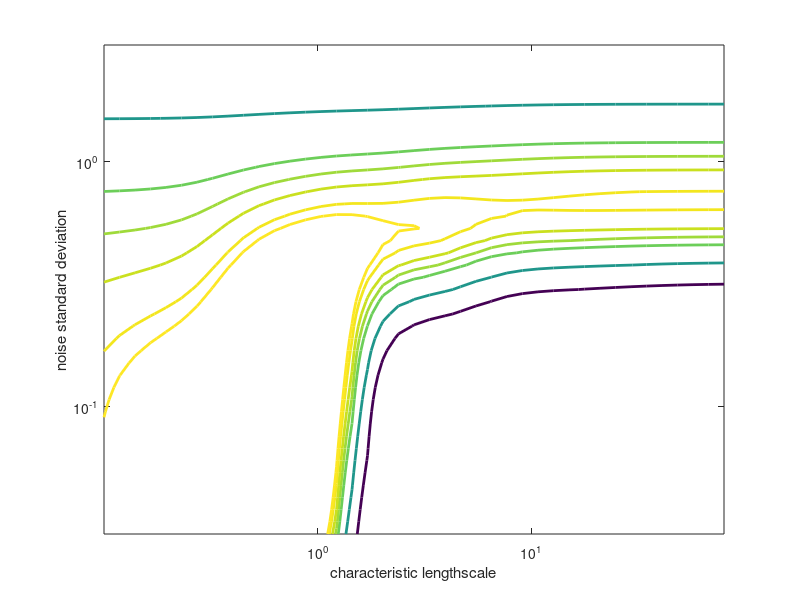

Source code (MATLAB): (Note: this script raises an error after producing the figure.)
function gprDemoMarglik()

% Make figure 5.5 of Rasmussen and Williams book
%PMTKauthor Carl Rasmussen

hhh=figure(1)
clf
set(gca,'FontSize',22)
n = 7;
rand('state',28);
randn('state',28);
xs = 15*(rand(n,1)-0.5);
K = @(p,q) exp(-0.5*(repmat(p',size(q))-repmat(q,size(p'))).^2);
fs = chol(K(xs,xs)+0.01*eye(n))'*randn(n,1);      % Cholesky decomp.
n=41;
[X,Y] = meshgrid(linspace(log(0.1),log(80),n), linspace(log(0.03),log(3),n));
for i=1:n*n
  try,
%   [a b c] = minimize([X(i) -2 Y(i)]','gpS00evidence',-100,xs,fs,[0 1 0]');
%   Z(i) = b(end);
    Z(i)=gpS00evidence([X(i) 0 Y(i)]',xs,fs,[0 1 0]');
  catch
    Z(i) = 100;
  end
end
Z(Z>100)=100;
[cs,hh]=contour(exp(X),exp(Y),-reshape(Z,n,n),-[8.3 8.5 8.9 9.3 9.8 11.5 15])
set(hh,'LineWidth',2)
set(gca,'XScale','log','YScale','log')   
xlabel('characteristic lengthscale')
ylabel('noise standard deviation')
%axis square
[a1 b1 c1]=minimize([log(1) 0 log(0.2)]',@gpS00evidence,-100,xs,fs,[1 0 1]');
[a2 b2 c2]=minimize([log(10) 0 log(0.8)]',@gpS00evidence,-100,xs,fs,[1 0 1]');
hold on
plot(exp(a1(1)),exp(a1(3)),'+','MarkerSize',14,'LineWidth',2)
plot(exp(a2(1)),exp(a2(3)),'+','MarkerSize',14,'LineWidth',2)
set(hhh,'PaperPosition', [0.25 2.5 8 6])
% print -depsc local1.eps

hhh2=figure(2);
clf
set(gca,'FontSize',24)
x = linspace(-7.5,7.5,201)';
[mu S] = gpS00evidence(a1,xs,fs,1,x);
z = 7.47;
xxs = max(min([x; flipdim(x,1)],z),-z);
ys = max(min([mu+2*sqrt(S);flipdim(mu-2*sqrt(S),1)],z/2),-z/2);
fill(xxs,ys,[7 7 7]/8, 'EdgeColor', [7 7 7]/8)
hold on
plot(xs,fs,'+','MarkerSize',14,'LineWidth',2)
plot(x,mu,'-','LineWidth',2)
axis([-7.5 7.5 -2 2.7])
%axis square
xlabel('input, x')
ylabel('output, y')
set(hhh2,'PaperPosition', [0.25 2.5 8 6])
% print -deps local2.eps


hhh3=figure(3);
clf
set(gca,'FontSize',24)
x = linspace(-7.5,7.5,201)';
[mu S] = gpS00evidence(a2,xs,fs,1,x);
z = 7.47;
xxs = max(min([x; flipdim(x,1)],z),-z);
ys = max(min([mu+2*sqrt(S);flipdim(mu-2*sqrt(S),1)],z/2),-z/2);
fill(xxs,ys,[7 7 7]/8, 'EdgeColor', [7 7 7]/8)
hold on
plot(x,mu,'-','LineWidth',2)
plot(xs,fs,'+','MarkerSize',14,'LineWidth',2)
axis([-7.5 7.5 -2 2.7])
%axis square
xlabel('input, x')
ylabel('output, y')
set(hhh3,'PaperPosition', [0.25 2.5 8 6])
% print -deps local3.eps

end

function [out1, out2, out3] = gpS00evidence(X, input, target, mask, test);

% gpS00: Gaussian process regression with "squared negative exponential"
% covariance function and independent Gaussian noise model. Two modes are
% possible: training and prediction: if no test data are given, the function
% returns minus the log likelihood and its partial derivatives with respect to
% the hyperparameters; this mode is used to fit the hyperparameters. If test
% data are given, then (marginal) Gaussian predictions are computed, whose mean
% and (noise free) variance are returned.
%
% usage: [fX dfX] = gpS00(X, input, target)
%    or: [mu S2]  = gpS00(X, input, target, test)
%
% where:
%
%   X      is a (column) vector (of size D+2) of hyperparameters
%   input  is a n by D matrix of training inputs
%   target is a (column) vector (of size n) of targets
%   test   is a nn by D matrix of test inputs
%   fX     is the returned value of minus log likelihood
%   dfX    is a (column) vector (of size D+2) of partial derivatives
%            of minus the log likelihood wrt each of the hyperparameters
%   mu     is a (column) vector (of size nn) of prediced means
%   S2     is a (column) vector (of size nn) of predicted variances
%
% where D is the dimension of the input. The form of the covariance function is
%
% C(x^p,x^q) = v^2 * exp[-(x^p - x^q)'*inv(P)*(x^p - x^q)/2]
%            + u^2 * delta_{p,q}
%
% where the first term is the squared negative exponential and the second term
% with the kronecker delta is the noise contribution. The P matrix is diagonal
% with "Automatic Relevance Determination" (ARD) or "input length scale"
% parameters w_1^2,...,w_D^2; The hyperparameter v is the "signal std dev" and
% u is the "noise std dev". All hyperparameters are collected in the vector X
% as follows:
%
% X = [ log(w_1)
%       log(w_2) 
%        .
%       log(w_D)
%       log(v)
%       log(u) ]
%
% Note: the reason why the log of the parameters are used in X is that this
% often leads to a better conditioned (and unconstrained) optimization problem
% than using the raw hyperparameters themselves.
%
% This function can conveniently be used with the "minimize" function to train
% a Gaussian process:
%
% [X, fX, i] = minimize(X, 'gpS00', length, input, target)
%
% See also: minimize, hybrid
%      
% (C) Copyright 1999 - 2003, Carl Edward Rasmussen (2003-11-03).


[n, D] = size(input);         % number of examples and dimension of input space
input = input ./ repmat(exp(X(1:D))',n,1);

% first, we write out the covariance matrix Q

Q = zeros(n,n);
for d = 1:D
  Q = Q + (repmat(input(:,d),1,n)-repmat(input(:,d)',n,1)).^2;
end
Q = exp(2*X(D+1))*exp(-0.5*Q);

if nargin == 4   % if no test cases, we compute the negative log likelihood ...

  W = inv(Q+exp(2*X(D+2))*eye(n));               % W is inv (Q plus noise term)
  invQt = W*target;                               % don't compute determinant..
  logdetQ = 2*sum(log(diag(chol(Q+exp(2*X(D+2))*eye(n)))));        % ..directly
  out1 = 0.5*logdetQ + 0.5*target'*invQt + 0.5*n*log(2*pi);

  % ... and its partial derivatives

  out2 = zeros(D+2,1);                  % set the size of the derivative vector
  W = W-invQt*invQt';
  Q = W.*Q;
  for d = 1:D
    out2(d) = ...
            sum(sum(Q.*(repmat(input(:,d),1,n)-repmat(input(:,d)',n,1)).^2))/2;
  end 
  out2(D+1) = sum(sum(Q));
  out2(D+2) = trace(W)*exp(2*X(D+2));

  out2 = out2 .* mask;
  out3 = [-0.5*logdetQ -0.5*target'*invQt];

else                    % ... otherwise compute (marginal) test predictions ...

  [nn, D] = size(test);     % number of test cases and dimension of input space
  test = test ./ repmat(exp(X(1:D))',nn,1);

  a = zeros(n, nn);    % compute the covariance between training and test cases
  for d = 1:D
    a = a + (repmat(input(:,d),1,nn)-repmat(test(:,d)',n,1)).^2;
  end
  a = exp(2*X(D+1))*exp(-0.5*a);

  % ... write out the desired terms

  if nargout == 1
    out1 = a'*((Q+exp(2*X(D+2))*eye(n))\target);              % predicted means
  else
    invQ = inv(Q+exp(2*X(D+2))*eye(n));
    out1 = a'*(invQ*target);                                  % predicted means
    out2 = exp(2*X(D+1)) - sum(a.*(invQ*a),1)'; % predicted noise-free variance
  end

end
end
